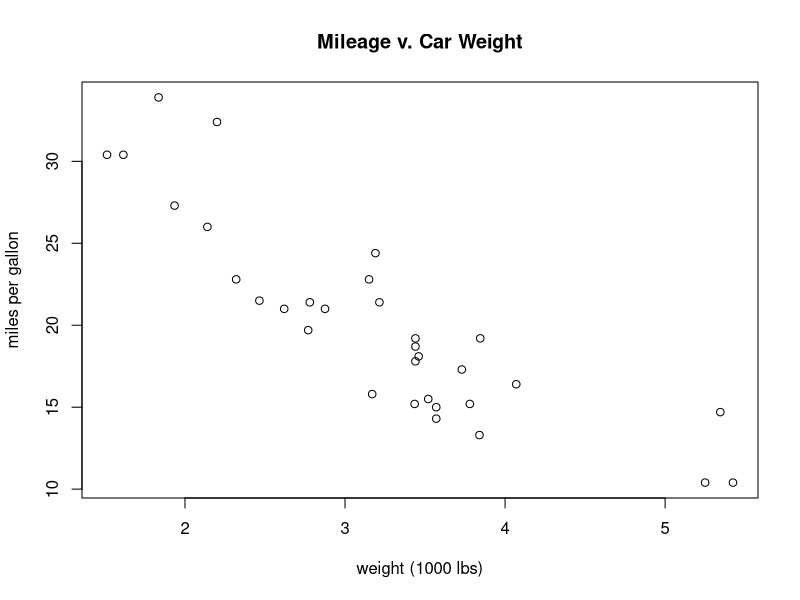

Here is the R script that generated this plot:
#1. Perform the following tasks:
#  (a) Import mtcars dataset.

data(mtcars)
head(mtcars,5)


#(b) Visualize your data using scatter plots

plot(mtcars$wt,mtcars$mpg,main = "Mileage v. Car Weight", xlab = "weight (1000 lbs)", ylab = "miles per gallon")

#(c) Compute the Correlation between mpg and wt variables
cor(mtcars$wt, mtcars$mpg)
mtcarsLight <- subset(mtcars,mtcars$wt <= 4.250)
cor(mtcarsLight$wt, mtcarsLight$mpg)
